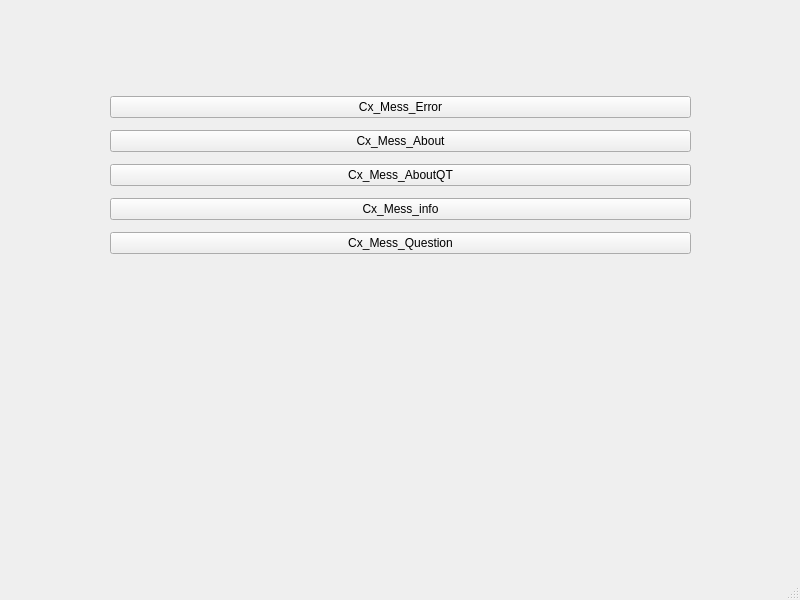
<?xml version="1.0" encoding="UTF-8"?>
<ui version="4.0">
 <class>MainWindow</class>
 <widget class="QMainWindow" name="MainWindow">
  <property name="geometry">
   <rect>
    <x>0</x>
    <y>0</y>
    <width>800</width>
    <height>600</height>
   </rect>
  </property>
  <property name="windowTitle">
   <string>MainWindow</string>
  </property>
  <widget class="QWidget" name="centralwidget">
   <widget class="QWidget" name="">
    <property name="geometry">
     <rect>
      <x>110</x>
      <y>90</y>
      <width>581</width>
      <height>175</height>
     </rect>
    </property>
    <layout class="QVBoxLayout" name="verticalLayout">
     <item>
      <widget class="QPushButton" name="pushButton">
       <property name="text">
        <string>Cx_Mess_Error</string>
       </property>
      </widget>
     </item>
     <item>
      <widget class="QPushButton" name="pushButton_2">
       <property name="text">
        <string>Cx_Mess_About</string>
       </property>
      </widget>
     </item>
     <item>
      <widget class="QPushButton" name="pushButton_3">
       <property name="text">
        <string>Cx_Mess_AboutQT</string>
       </property>
      </widget>
     </item>
     <item>
      <widget class="QPushButton" name="pushButton_4">
       <property name="text">
        <string>Cx_Mess_info</string>
       </property>
      </widget>
     </item>
     <item>
      <widget class="QPushButton" name="pushButton_5">
       <property name="text">
        <string>Cx_Mess_Question</string>
       </property>
      </widget>
     </item>
    </layout>
   </widget>
  </widget>
  <widget class="QMenuBar" name="menubar">
   <property name="geometry">
    <rect>
     <x>0</x>
     <y>0</y>
     <width>800</width>
     <height>25</height>
    </rect>
   </property>
  </widget>
  <widget class="QStatusBar" name="statusbar"/>
 </widget>
 <resources/>
 <connections/>
</ui>
